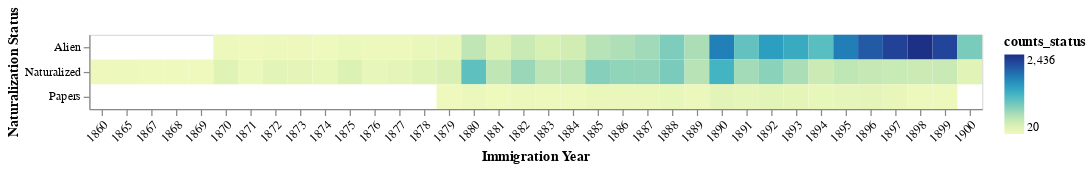

The notebook cell saved with this chart:
### Code cell
# relationship between immigration year and naturalization status based on 1900 data
# use heatmap
count_status=italy_1900.groupby(['Immigration Year','Naturalization Status']).size().reset_index(name='counts_status')
count_status_new=count_status[count_status['counts_status']>=20]
alt.Chart(count_status_new).mark_rect().encode(
    x=alt.X("Immigration Year:O",axis=alt.Axis(labelAngle=-45)),
    y="Naturalization Status:N",
    color="counts_status:Q"
)

### Figure 1 — Vega-Lite specification as saved in the notebook (floating-point values rounded to 4 significant figures)
{"config": {"view": {"continuousWidth": 400, "continuousHeight": 300}}, "data": {"name": "data-9ecc2fe6422694131f28818d0b5cd3e9"}, "mark": "rect", "encoding": {"color": {"type": "quantitative", "field": "counts_status"}, "x": {"type": "ordinal", "axis": {"labelAngle": -45}, "field": "Immigration Year"}, "y": {"type": "nominal", "field": "Naturalization Status"}}, "$schema": "https://vega.github.io/schema/vega-lite/v4.8.1.json", "datasets": {"data-9ecc2fe6422694131f28818d0b5cd3e9": [{"Immigration Year": 1860.0, "Naturalization Status": "Naturalized", "counts_status": 37}, {"Immigration Year": 1865.0, "Naturalization Status": "Naturalized", "counts_status": 43}, {"Immigration Year": 1867.0, "Naturalization Status": "Naturalized", "counts_status": 27}, {"Immigration Year": 1868.0, "Naturalization Status": "Naturalized", "counts_status": 29}, {"Immigration Year": 1869.0, "Naturalization Status": "Naturalized", "counts_status": 21}, {"Immigration Year": 1870.0, "Naturalization Status": "Alien", "counts_status": 56}, {"Immigration Year": 1870.0, "Naturalization Status": "Naturalized", "counts_status": 206}, {"Immigration Year": 1871.0, "Naturalization Status": "Alien", "counts_status": 24}, {"Immigration Year": 1871.0, "Naturalization Status": "Naturalized", "counts_status": 64}, {"Immigration Year": 1872.0, "Naturalization Status": "Alien", "counts_status": 58}, {"Immigration Year": 1872.0, "Naturalization Status": "Naturalized", "counts_status": 163}, {"Immigration Year": 1873.0, "Naturalization Status": "Alien", "counts_status": 36}, {"Immigration Year": 1873.0, "Naturalization Status": "Naturalized", "counts_status": 138}, {"Immigration Year": 1874.0, "Naturalization Status": "Alien", "counts_status": 32}, {"Immigration Year": 1874.0, "Naturalization Status": "Naturalized", "counts_status": 119}, {"Immigration Year": 1875.0, "Naturalization Status": "Alien", "counts_status": 65}, {"Immigration Year": 1875.0, "Naturalization Status": "Naturalized", "counts_status": 249}, {"Immigration Year": 1876.0, "Naturalization Status": "Alien", "counts_status": 43}, {"Immigration Year": 1876.0, "Naturalization Status": "Naturalized", "counts_status": 112}, {"Immigration Year": 1877.0, "Naturalization Status": "Alien", "counts_status": 40}, {"Immigration Year": 1877.0, "Naturalization Status": "Naturalized", "counts_status": 136}, {"Immigration Year": 1878.0, "Naturalization Status": "Alien", "counts_status": 89}, {"Immigration Year": 1878.0, "Naturalization Status": "Naturalized", "counts_status": 213}, {"Immigration Year": 1879.0, "Naturalization Status": "Alien", "counts_status": 109}, {"Immigration Year": 1879.0, "Naturalization Status": "Naturalized", "counts_status": 280}, {"Immigration Year": 1879.0, "Naturalization Status": "Papers", "counts_status": 20}, {"Immigration Year": 1880.0, "Naturalization Status": "Alien", "counts_status": 481}, {"Immigration Year": 1880.0, "Naturalization Status": "Naturalized", "counts_status": 1062}, {"Immigration Year": 1880.0, "Naturalization Status": "Papers", "counts_status": 65}, {"Immigration Year": 1881.0, "Naturalization Status": "Alien", "counts_status": 240}, {"Immigration Year": 1881.0, "Naturalization Status": "Naturalized", "counts_status": 482}, {"Immigration Year": 1881.0, "Naturalization Status": "Papers", "counts_status": 35}, {"Immigration Year": 1882.0, "Naturalization Status": "Alien", "counts_status": 396}, {"Immigration Year": 1882.0, "Naturalization Status": "Naturalized", "counts_status": 713}, {"Immigration Year": 1882.0, "Naturalization Status": "Papers", "counts_status": 62}, {"Immigration Year": 1883.0, "Naturalization Status": "Alien", "counts_status": 291}, {"Immigration Year": 1883.0, "Naturalization Status": "Naturalized", "counts_status": 504}, {"Immigration Year": 1883.0, "Naturalization Status": "Papers", "counts_status": 45}, {"Immigration Year": 1884.0, "Naturalization Status": "Alien", "counts_status": 334}, {"Immigration Year": 1884.0, "Naturalization Status": "Naturalized", "counts_status": 522}, {"Immigration Year": 1884.0, "Naturalization Status": "Papers", "counts_status": 42}, {"Immigration Year": 1885.0, "Naturalization Status": "Alien", "counts_status": 536}, {"Immigration Year": 1885.0, "Naturalization Status": "Naturalized", "counts_status": 829}, {"Immigration Year": 1885.0, "Naturalization Status": "Papers", "counts_status": 85}, {"Immigration Year": 1886.0, "Naturalization Status": "Alien", "counts_status": 593}, {"Immigration Year": 1886.0, "Naturalization Status": "Naturalized", "counts_status": 765}, {"Immigration Year": 1886.0, "Naturalization Status": "Papers", "counts_status": 81}, {"Immigration Year": 1887.0, "Naturalization Status": "Alien", "counts_status": 668}, {"Immigration Year": 1887.0, "Naturalization Status": "Naturalized", "counts_status": 756}, {"Immigration Year": 1887.0, "Naturalization Status": "Papers", "counts_status": 95}, {"Immigration Year": 1888.0, "Naturalization Status": "Alien", "counts_status": 867}, {"Immigration Year": 1888.0, "Naturalization Status": "Naturalized", "counts_status": 892}, {"Immigration Year": 1888.0, "Naturalization Status": "Papers", "counts_status": 116}, {"Immigration Year": 1889.0, "Naturalization Status": "Alien", "counts_status": 611}, {"Immigration Year": 1889.0, "Naturalization Status": "Naturalized", "counts_status": 537}, {"Immigration Year": 1889.0, "Naturalization Status": "Papers", "counts_status": 66}, {"Immigration Year": 1890.0, "Naturalization Status": "Alien", "counts_status": 1726}, {"Immigration Year": 1890.0, "Naturalization Status": "Naturalized", "counts_status": 1238}, {"Immigration Year": 1890.0, "Naturalization Status": "Papers", "counts_status": 179}, {"Immigration Year": 1891.0, "Naturalization Status": "Alien", "counts_status": 1025}, {"Immigration Year": 1891.0, "Naturalization Status": "Naturalized", "counts_status": 657}, {"Immigration Year": 1891.0, "Naturalization Status": "Papers", "counts_status": 126}, {"Immigration Year": 1892.0, "Naturalization Status": "Alien", "counts_status": 1469}, {"Immigration Year": 1892.0, "Naturalization Status": "Naturalized", "counts_status": 795}, {"Immigration Year": 1892.0, "Naturalization Status": "Papers", "counts_status": 161}, {"Immigration Year": 1893.0, "Naturalization Status": "Alien", "counts_status": 1338}, {"Immigration Year": 1893.0, "Naturalization Status": "Naturalized", "counts_status": 610}, {"Immigration Year": 1893.0, "Naturalization Status": "Papers", "counts_status": 143}, {"Immigration Year": 1894.0, "Naturalization Status": "Alien", "counts_status": 1091}, {"Immigration Year": 1894.0, "Naturalization Status": "Naturalized", "counts_status": 380}, {"Immigration Year": 1894.0, "Naturalization Status": "Papers", "counts_status": 118}, {"Immigration Year": 1895.0, "Naturalization Status": "Alien", "counts_status": 1740}, {"Immigration Year": 1895.0, "Naturalization Status": "Naturalized", "counts_status": 484}, {"Immigration Year": 1895.0, "Naturalization Status": "Papers", "counts_status": 134}, {"Immigration Year": 1896.0, "Naturalization Status": "Alien", "counts_status": 2028}, {"Immigration Year": 1896.0, "Naturalization Status": "Naturalized", "counts_status": 436}, {"Immigration Year": 1896.0, "Naturalization Status": "Papers", "counts_status": 137}, {"Immigration Year": 1897.0, "Naturalization Status": "Alien", "counts_status": 2253}, {"Immigration Year": 1897.0, "Naturalization Status": "Naturalized", "counts_status": 412}, {"Immigration Year": 1897.0, "Naturalization Status": "Papers", "counts_status": 97}, {"Immigration Year": 1898.0, "Naturalization Status": "Alien", "counts_status": 2436}, {"Immigration Year": 1898.0, "Naturalization Status": "Naturalized", "counts_status": 382}, {"Immigration Year": 1898.0, "Naturalization Status": "Papers", "counts_status": 58}, {"Immigration Year": 1899.0, "Naturalization Status": "Alien", "counts_status": 2226}, {"Immigration Year": 1899.0, "Naturalization Status": "Naturalized", "counts_status": 398}, {"Immigration Year": 1899.0, "Naturalization Status": "Papers", "counts_status": 59}, {"Immigration Year": 1900.0, "Naturalization Status": "Alien", "counts_status": 898}, {"Immigration Year": 1900.0, "Naturalization Status": "Naturalized", "counts_status": 188}]}}
